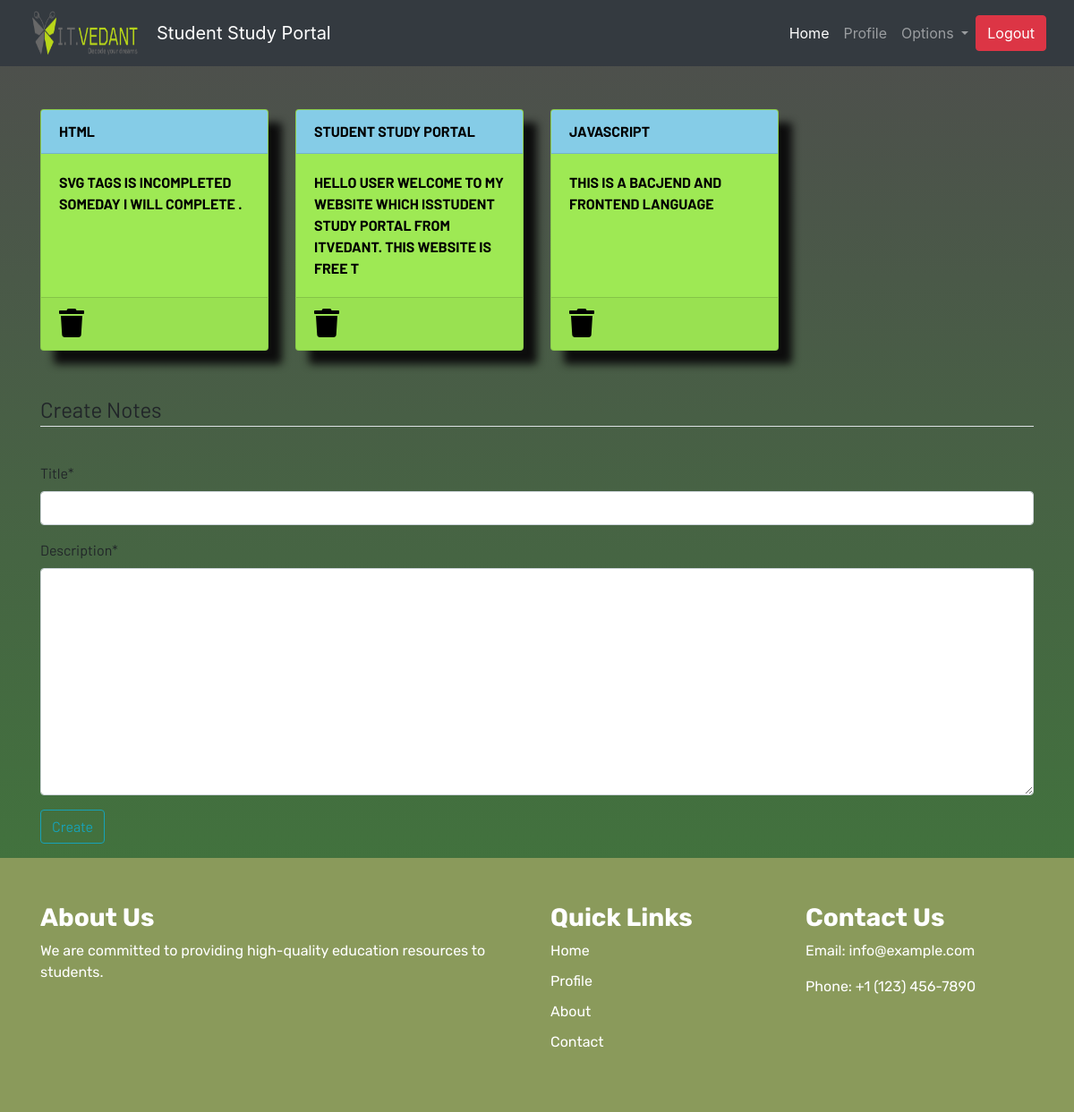
Screenshot of /notes (signed in) with the database file from the repository.
### dashboard/models.py (models this page shows, shortened)
class Notes(models.Model):
    user = models.ForeignKey(User, on_delete=models.CASCADE)
    title = models.CharField(max_length=200)
    description = models.TextField()
    class Meta:
        verbose_name = "notes"
        verbose_name_plural = "notes"

### dashboard/views.py (the view)
# urls.py: path('notes', views.notes, name = "notes"),
@login_required
def notes(request):
    if request.method == 'POST':
        form = NotesForm(request.POST)
        if form.is_valid():
            notes = Notes(user=request.user, title=request.POST['title'], description=request.POST['description'])
            notes.save()
        messages.success(request, f"Notes Added from {request.user.username} Successfully !!")
    else:
        form = NotesForm()
    notes = Notes.objects.filter(user=request.user)
    context = {'notes' : notes, 'form' : form}
    return render(request,'dashboard/notes.html', context)

### dashboard/forms.py
class NotesForm(forms.ModelForm):
    class Meta:
        model = Notes
        fields = ['title', 'description']

### dashboard/templates/dashboard/notes.html (shortened to what this page needs)
{% extends 'base.html' %}
{% load static %}
{% load crispy_forms_tags %}
{% block content %}
<div class="container">
    <div class="row">
        {% for note in notes %}
        <div class="col-md-3">
            <a href="{% url 'notes_detail' note.id %}">
                <div class="card">
                    <div class="card-header">{{note.title}}</div>
                    <div class="card-body">{{note.description|slice:"0:100"}}</div>
                    <div class="card-footer mt-auto "><a href="{% url 'delete_note' note.id %}">
                        <i class="fa fa-trash fa-2x"></i></a>
                    </div>
                </div>
            </a>
        </div>
        {% endfor %}
        <br><br>
    </div>
</div>
<br><br>
<div class="container">
    <form method="POST">
        <fieldset class="form-group">
            <legend class="border-bottom mb-4">Create Notes</legend>
        </fieldset>
        {{ form|crispy }}
        <div class="form-group">
            <button href="" class="btn btn-outline-info" type="submit">
                Create
            </button>
        </div>
    </form>
</div>
{% endblock content %}

### static/css/main.css (style rules this page uses)
html { scroll-behavior: smooth; height: 100%; width: 100%; }
.card { box-shadow: 15px 15px 10px rgb(13, 13, 13); color: rgb(13, 13, 13); background-color: rgb(158, 233, 84); font-weight: bolder; font-weight:bolder ; }
a { text-decoration: none !important; color: black; }
.card-header { color: rgb(13, 62, 10) ; background: rgb(152, 214, 230); transition: 0.3s ease-in; }
html, body { max-width: 100%; overflow-x: hidden; height: 100%; width: 100%; }
body { background: linear-gradient(rgb(78, 77, 77), rgb(62, 125, 57)); overflow-x: hidden; background-repeat: no-repeat; }
.card-header { background-color: rgb(133, 204, 231); color: black; }
.col-md-3 .card { width: 100%; height: 100%; }
.fa { color: black; }

### rows the page displays
Notes: title "HTML", description "SVG TAGS IS INCOMPLETED SOMEDAY I WILL COMPLETE ."
Notes: title "STUDENT STUDY PORTAL", description "HELLO USER WELCOME TO MY WEBSITE WHICH ISSTUDENT STUDY PORTAL FROM ITVEDANT. THIS WEBSITE IS FREE T"
Notes: title "JAVASCRIPT", description "THIS IS A BACJEND AND FRONTEND LANGUAGE"
